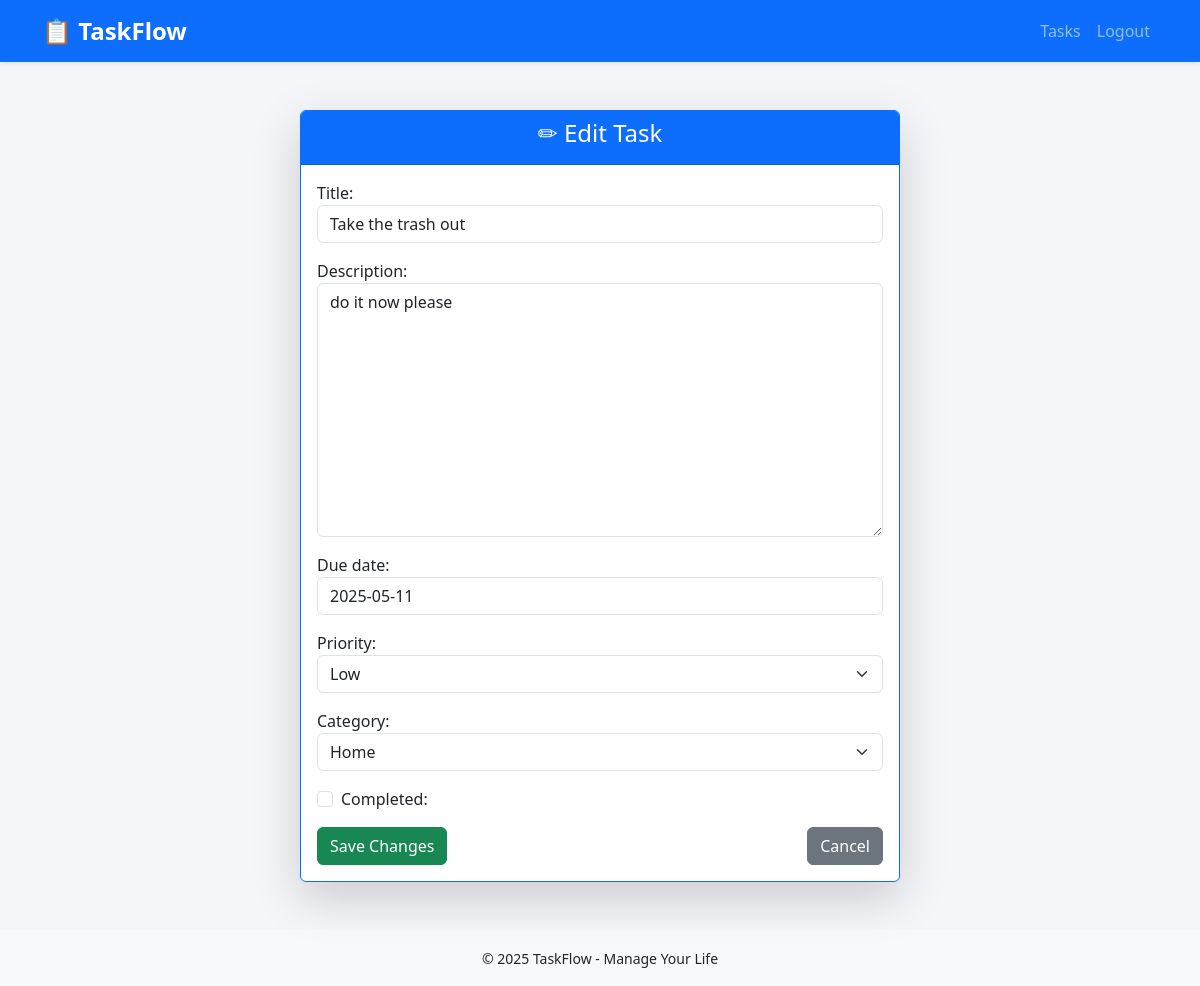
The page /task/1/edit/ (signed in) on the database its author committed.
### tasks/models.py (models this page shows, shortened)
class Task(models.Model):
    PRIORITY_CHOICES = [
        ('Low', 'Low'),
        ('Medium', 'Medium'),
        ('High', 'High'),
    ]
    user = models.ForeignKey(User, on_delete=models.CASCADE)
    category = models.ForeignKey(Category, on_delete=models.SET_NULL, null=True, blank=True)
    title = models.CharField(max_length=200)
    description = models.TextField(blank=True)
    due_date = models.DateField(null=True, blank=True)
    priority = models.CharField(max_length=10, choices=PRIORITY_CHOICES, default='Medium')
    completed = models.BooleanField(default=False)

### tasks/views.py (the view)
# urls.py: path('task/<int:pk>/edit/', views.task_update, name='task_update'),
@login_required
def task_update(request, pk):
    task = get_object_or_404(Task, pk=pk, user=request.user)
    if request.method == 'POST':
        form = TaskForm(request.POST, instance=task)
        if form.is_valid():
            form.save()
            return redirect('task_list')
    else:
        form = TaskForm(instance=task)
    return render(request, 'tasks/task_form.html', {'form': form})

### tasks/forms.py
class TaskForm(forms.ModelForm):
    class Meta:
        model = Task
        fields = ['title', 'description', 'category', 'due_date', 'priority', 'completed']

### tasks/models.py (called while the page is built)
    def __str__(self):
        return self.name

### tasks/templates/tasks/task_form.html (shortened to what this page needs)
{% extends "tasks/base.html" %}
{% load widget_tweaks %}
{% block content %}
<div class="container mt-5 d-flex justify-content-center">
    <div class="card shadow-lg border-primary" style="max-width: 600px; width: 100%;">
        <div class="card-header bg-primary text-white text-center">
            <h4>
                {% if form.instance.pk %}✏ Edit Task{% else %}➕ Add Task{% endif %}
            </h4>
        </div>
        <div class="card-body">
            <form method="post">
                <div class="mb-3">
                    {{ form.title.label_tag }}
                    {{ form.title|add_class:"form-control" }}
                </div>
                <div class="mb-3">
                    {{ form.description.label_tag }}
                    {{ form.description|add_class:"form-control" }}
                </div>
                <div class="mb-3">
                    {{ form.due_date.label_tag }}
                    {{ form.due_date|add_class:"form-control" }}
                </div>
                <div class="mb-3">
                    {{ form.priority.label_tag }}
                    {{ form.priority|add_class:"form-select" }}
                </div>
                <div class="mb-3">
                    {{ form.category.label_tag }}
                    {{ form.category|add_class:"form-select" }}
                </div>
                <div class="form-check mb-3">
                    {{ form.completed|add_class:"form-check-input" }}
                    {{ form.completed.label_tag }}
                </div>
                <div class="d-flex justify-content-between">
                    <button type="submit" class="btn btn-success">
                        {% if form.instance.pk %}Save Changes{% else %}Add Task{% endif %}
                    </button>
                    <a href="{% url 'task_list' %}" class="btn btn-secondary">Cancel</a>
                </div>
            </form>
        </div>
    </div>
</div>
{% load widget_tweaks %}
{% endblock %}

### tasks/templates/tasks/base.html (style rules this page uses)
body { background: #f4f6f9; font-family: 'Segoe UI', Tahoma, Geneva, Verdana, sans-serif; }

### rows shown on the page
Task: title "Take the trash out", description "do it now please", due_date "2025-05-11", priority "Low", category "Home"
